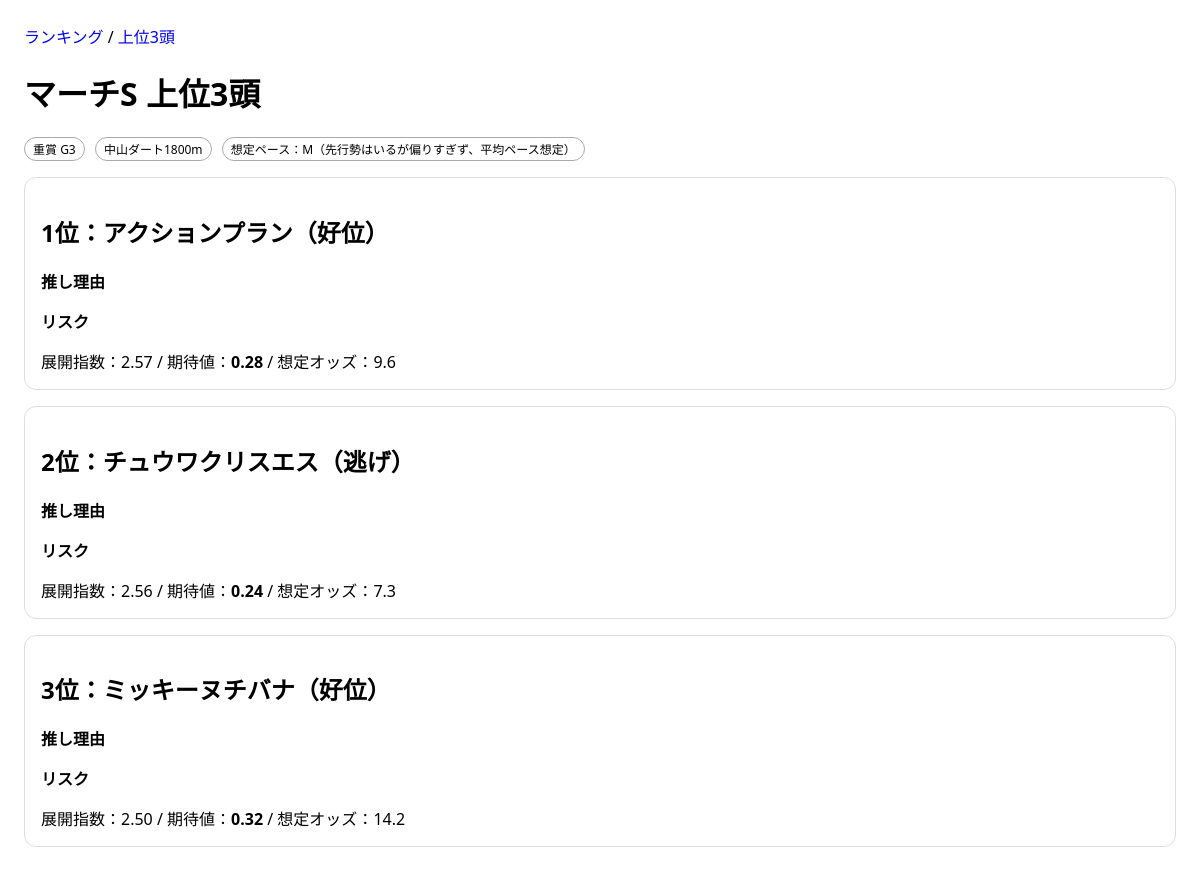
The page /top/ on the database its author committed.
### keibaapp_1/models.py (models this page shows, shortened)
class Race(models.Model):
    GRADE_CHOICES = [("G1", "G1"), ("G2", "G2"), ("G3", "G3")]
    name = models.CharField(max_length=100)
    race_date = models.DateField()
    course = models.CharField(max_length=100)  # 例：東京 ダ1600
    grade = models.CharField(max_length=2, choices=GRADE_CHOICES)
    track_condition = models.CharField(max_length=10, blank=True, default="")  # 良/稍/重/不
    pace = models.CharField(max_length=1, blank=True, default="")  # S/M/H
    pace_comment = models.CharField(max_length=100, blank=True, default="")
    created_at = models.DateTimeField(auto_now_add=True)

class HorseEntry(models.Model):
    RUN_STYLE_CHOICES = [
        ("NIGE", "逃げ"),
        ("SENKO", "先行"),
        ("KOUI", "好位"),
        ("SASHI", "差し"),
        ("OIKOMI", "追込"),
        ("UNKNOWN", "不明"),
    ]
    race = models.ForeignKey(Race, on_delete=models.CASCADE, related_name="entries")
    horse_name = models.CharField(max_length=100)
    gate = models.PositiveIntegerField(default=0)    # 枠
    number = models.PositiveIntegerField(default=0)  # 馬番
    jockey = models.CharField(max_length=100, blank=True, default="")
    run_style = models.CharField(max_length=10, choices=RUN_STYLE_CHOICES, default="UNKNOWN")
    last1_agari_rank = models.PositiveIntegerField(null=True, blank=True)
    last2_agari_rank = models.PositiveIntegerField(null=True, blank=True)
    last3_agari_rank = models.PositiveIntegerField(null=True, blank=True)
    last1_agari_3f = models.FloatField(null=True, blank=True)
    last2_agari_3f = models.FloatField(null=True, blank=True)
    last3_agari_3f = models.FloatField(null=True, blank=True)
    last1_field_size = models.PositiveIntegerField(null=True, blank=True)
    last2_field_size = models.PositiveIntegerField(null=True, blank=True)
    last3_field_size = models.PositiveIntegerField(null=True, blank=True)
    last1_corner4_pos = models.PositiveIntegerField(null=True, blank=True)
    last2_corner4_pos = models.PositiveIntegerField(null=True, blank=True)
    last3_corner4_pos = models.PositiveIntegerField(null=True, blank=True)
    expected_odds = models.FloatField(null=True, blank=True)
    created_at = models.DateTimeField(auto_now_add=True)

### keibaapp_1/views.py (the view)
# urls.py: path("top/", views.top3_db, name="top3_db"),
def top3_db(request):
    race = get_selected_or_current_race(request)
    if not race:
        return render(request, "keibaapp_1/race_empty.html")
    entries = list(race.entries.all())
    analysis = analyze_entries(entries)
    context = {
        "race": build_race_context(race, analysis),
        "rows": build_row_data(analysis["results"], limit=3),
        "analysis": analysis,
        "debug": settings.DEBUG,
    }
    return render(request, "keibaapp_1/top3_mock.html", context)

### keibaapp_1/services.py (called while the page is built, shortened)
def agari_rank_score(e: HorseEntry) -> Optional[int]:
    ranks = [
        e.last1_agari_rank,
        e.last2_agari_rank,
        e.last3_agari_rank
    ]
    ranks = [r for r in ranks if r is not None and r > 0]
    if not ranks:
        return None
    if 1 in ranks:
        return 3
    elif 2 in ranks:
        return 2
    elif 3 in ranks:
        return 1
    else:
        return 0

def calc_corner4_index(field_size: int, corner4_pos: int) -> Optional[float]:
    if not field_size or not corner4_pos:
        return None
    if field_size <= 1:
        return None
    if corner4_pos > field_size:
        return None
    return ((field_size - corner4_pos) / (field_size - 1)) * 100

def _corner4_pairs(entry: HorseEntry):
    return [
        (entry.last1_field_size, entry.last1_corner4_pos),
        (entry.last2_field_size, entry.last2_corner4_pos),
        (entry.last3_field_size, entry.last3_corner4_pos),
    ]

def avg_corner4_index(entry: HorseEntry) -> Optional[float]:
    values = []
    for field_size, pos in _corner4_pairs(entry):
        idx = calc_corner4_index(field_size, pos)
        if idx is not None:
            values.append(idx)
    if not values:
        return None
    return sum(values) / len(values)

def calc_front_metrics(entry: HorseEntry) -> dict:
    valid_positions = []
    indices = []
    for field_size, pos in _corner4_pairs(entry):
        if field_size and pos and field_size > 1 and pos <= field_size:
            valid_positions.append(pos)
            idx = calc_corner4_index(field_size, pos)
            if idx is not None:
                indices.append(idx)
    valid_count = len(valid_positions)
    nige_count = sum(1 for pos in valid_positions if pos == 1)
    front3_count = sum(1 for pos in valid_positions if pos <= 3)
    return {
        "avg_index": sum(indices) / len(indices) if indices else None,
        "nige_rate": nige_count / valid_count,
        "front3_rate": front3_count / valid_count,
        "valid_count": valid_count,
    }

def get_effective_run_style(entry: HorseEntry) -> str:
    auto_style = classify_run_style(entry)
    if auto_style != "UNKNOWN":
        return auto_style
    return entry.run_style or "UNKNOWN"

def display_run_style(style_code: str) -> str:
    table = {
        "NIGE": "逃げ",
        "SENKO": "先行",
        "KOUI": "好位",
        "SASHI": "差し",
        "OIKOMI": "追込",
        "UNKNOWN": "不明",
    }
    return table.get(style_code, "不明")

### keibaapp_1/templates/keibaapp_1/top3_mock.html (shortened to what this page needs)
{% extends "keibaapp_1/base.html" %}
{% block content %}
  <h1>{{ race.name }} 上位3頭</h1>
  <div class="meta">
    <span class="badge">重賞 {{ race.grade }}</span>
    <span class="badge">{{ race.course }}</span>
    <span class="badge">想定ペース：{{ race.pace }}（{{ race.pace_comment }}）</span>
  </div>
  {% for r in rows %}
    <div class="card">
      <h2>{{ r.rank }}位：{{ r.horse_name }}（{{ r.style }}）</h2>
      <b>推し理由</b>
      <b>リスク</b>
      <div class="numbers">
        展開指数：{{ r.tempo|floatformat:2 }} /
        期待値：<b>{{ r.ev|floatformat:2 }}</b> /
        想定オッズ：{{ r.odds }}
      </div>
    </div>
  {% endfor %}
{% endblock %}

### keibaapp_1/templates/keibaapp_1/base.html (style rules this page uses)
body { font-family: system-ui, sans-serif; margin: 24px; }
.badge { display:inline-block; padding:2px 8px; border:1px solid #aaa; border-radius:999px; font-size:12px; margin-right:6px; }
.meta { margin: 8px 0 16px; }
.card { border:1px solid #ddd; border-radius:12px; padding:16px; margin:16px 0; }

### rows shown on the page
Race: name "マーチS", grade "G3", course "中山ダート1800m"
HorseEntry: horse_name "アクションプラン", odds "9.6"
HorseEntry: horse_name "チュウワクリスエス", odds "7.3"
HorseEntry: horse_name "ミッキーヌチバナ", odds "14.2"

### other values the page prints
{{ race.pace }} "M"
{{ race.pace_comment }} "先行勢はいるが偏りすぎず、平均ペース想定"
{{ r.rank }} "1" "2" "3"
{{ r.style }} "好位" "逃げ" "好位"
{{ r.tempo|floatformat:2 }} "2.57" "2.56" "2.50"
{{ r.ev|floatformat:2 }} "0.28" "0.24" "0.32"
